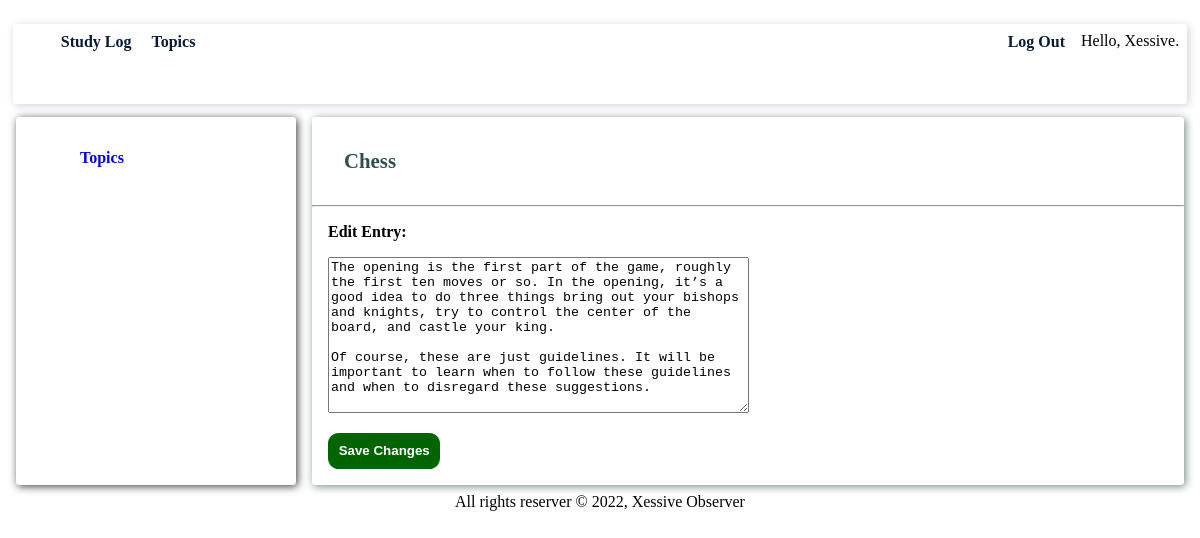
The page /edit_entry/1/ (signed in) on the database its author committed.
### StudyLogs/models.py (models this page shows, shortened)
class Topic(models.Model):
    text = models.CharField(max_length=200)
    date_added = models.DateTimeField(auto_now_add=True)
    owner = models.ForeignKey(User, on_delete=models.CASCADE)
    def __str__(self):
        return self.text

class Entry(models.Model):
    topic = models.ForeignKey(Topic, on_delete=models.CASCADE)
    text = models.TextField()
    date_added = models.DateTimeField(auto_now_add=True)
    class Meta:
        verbose_name_plural = 'entries'

### StudyLogs/views.py (the view)
# urls.py: path('edit_entry/<int:entry_id>/', views.edit_entry, name='edit_entry'),
@login_required
def edit_entry(request, entry_id):
    entry = Entry.objects.get(id=entry_id)
    topic = entry.topic
    if topic.owner != request.user:
        raise Http404
    if request.method != 'POST':
        form = EntryForm(instance=entry)
    else:
        form = EntryForm(instance=entry, data=request.POST)
        if form.is_valid():
            form.save()
            return redirect('StudyLogs:topic', topic_id=topic.id)
    context = {'entry': entry, 'topic': topic, 'form': form}
    return render(request, 'StudyLogs/edit_entry.html', context)

### StudyLogs/forms.py
class EntryForm(forms.ModelForm):
    class Meta:
        model = Entry
        fields = ['text']
        labels = {'text': ''}
        widgets = {'text': forms.Textarea(attrs={'cols': 50})}

### StudyLogs/templates/StudyLogs/edit_entry.html (shortened to what this page needs)
{% extends 'StudyLogs/base.html' %}
{% block content %}
    <p class="edit-entry">
        <a href="{% url 'StudyLogs:topic' topic.id %}">{{ topic }}</a>
    </p>
    <hr>
    <p class="edit-entry-lable">
        Edit entry:
    </p>
    <form action="{% url 'StudyLogs:edit_entry' entry.id %}" method="POST" class="form">
        {{ form.as_p }}
        <button class="save-changes">Save Changes</button>
    </form>
{% endblock content %}

### StudyLogs/templates/StudyLogs/base.html (shortened to what this page needs)
{% load static %}
<!DOCTYPE html>
<html lang="en">
<head>
    {% block css %}
        <link rel="stylesheet" href="{% static 'css/base.css' %}">
        <link rel="stylesheet" href="{% static 'css/index.css' %}">
        <link rel="stylesheet" href="{% static 'css/topics.css' %}">
        <link rel="stylesheet" href="{% static 'css/topic.css' %}">
        <link rel="stylesheet" href="{% static 'css/new-entry.css' %}">
        <link rel="stylesheet" href="{% static 'css/new-topic.css' %}">
        <link rel="stylesheet" href="{% static 'css/edit-entry.css' %}">
        <link rel="stylesheet" href="{% static 'css/login.css' %}">
        <link rel="stylesheet" href="{% static 'css/register.css' %}">
        <link rel="stylesheet" href="{% static 'css/logged-out.css' %}">
        {% endblock css %}
</head>
<body>
    <div class="container">
        <header class="header">
            <nav>
                <ul>
                    <li class="nav-link">
                        <a href="{% url 'StudyLogs:index' %}">Study Log</a>
                    </li class="nav-link">
                    <li class="nav-link">
                        <a href="{% url 'StudyLogs:topics' %}">Topics</a>
                    </li class="nav-link">
                    {% if user.is_authenticated %}
                        <li class="nav-link" style="float: inline-end;">Hello, {{ user.username }}.</li>
                    <li class="nav-link" style="float: inline-end;">
                        <a href="{% url 'users:logout' %}">Log out</a>
                    </li class="nav-link">
                    {% endif %}
                </ul>
            </nav>
        </header>
        <aside class="aside">
            {% block aside %}
                <p>
                    <a href="{% url 'StudyLogs:topics' %}" class="topics">Topics</a>
                </p>
            {% endblock aside %}
        </aside>
        <article class="article">{% block content%}{% endblock content %}</article>
        <footer class="footer">All rights reserver &copy; 2022, Xessive Observer</footer>
    </div>
</body>
</html>

### StudyLogs/static/css/base.css (style rules this page uses)
nav { box-shadow: 0.1em 0.1em 0.5em rgb(205, 209, 216); height: 10vh; vertical-align: middle; max-width: 100%; border: none; border-radius: 0.2em; margin:0.3em; }
.nav-link { margin: 0.5em; list-style: none; display: inline-block; text-transform: capitalize; }
.nav-link a { text-decoration: none; color:rgb(8, 27, 53); font-weight: bolder; vertical-align: middle; }
.header { grid-area: header; }
.aside { grid-area: sidebar; box-shadow: 0.1em 0.1em 0.5em rgb(60, 64, 70); border-radius: 0.2em; margin:0.5em; padding: 1em; }
.topics { text-decoration: none; margin: 3em; font-weight: bolder; }
.article { grid-area: content; box-shadow: 0.1em 0.1em 0.5em rgb(118, 136, 132); border-radius: 0.2em; margin:0.5em; }
.footer { grid-area: footer; text-align: center; }
.container { display: grid; grid-auto-columns: 1fr 3fr; grid-template-areas: "header header" "sidebar content" "footer footer"; }

### StudyLogs/static/css/new-entry.css (style rules this page uses)
.form { margin: 1.3em; }

### StudyLogs/static/css/new-topic.css (style rules this page uses)
.form { margin: 1em; }

### StudyLogs/static/css/edit-entry.css (style rules this page uses)
.edit-entry { margin: 2em; }
.edit-entry a { text-decoration: none; text-transform: capitalize; font-weight: bolder; color: rgb(47, 79, 77); font-size: 1.3em; }
.edit-entry-lable { margin: 1em; color: #000; font-weight: bold; text-transform: capitalize; }
.form { margin: 1em; }
.save-changes { background-color: darkgreen; color: white; padding: 0.8em; text-transform: capitalize; font-weight: bold; border: none; border-radius: 0.8em; }

### rows shown on the page
Topic: text "Chess"
Entry: text "The opening is the first part of the game, roughly the first ten moves or so. In the opening, it’s a good idea to do three things bring out your bishops and knights, try to control the center of the board, and castle your king. Of course, these are just guidelines. It will be important to learn when to follow these guidelines and when to disregard these suggestions."

### other values the page prints
{{ user.username }} "Xessive"
